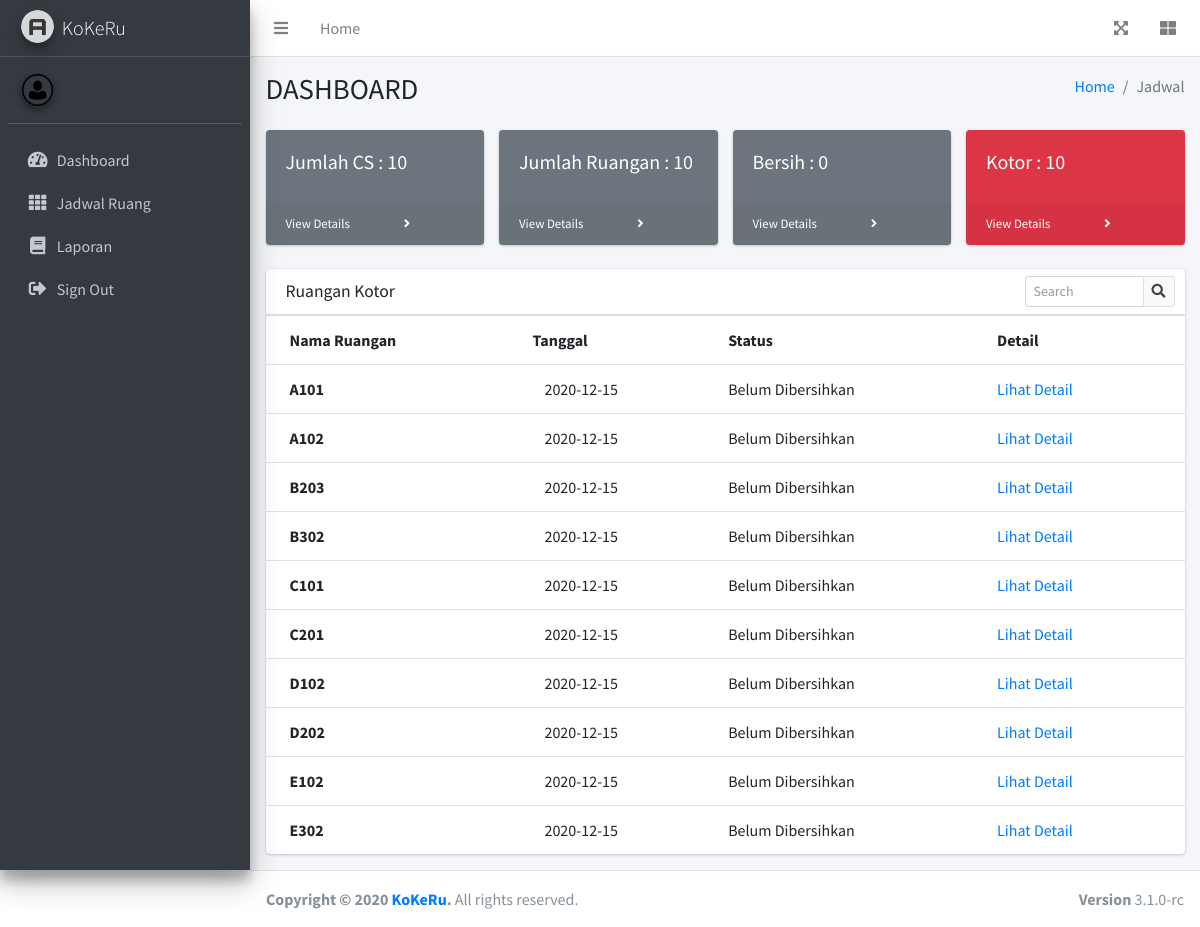
Screenshot of /pages/forms/peng_ruang_kotor.php (signed in) with the database file from the repository.
### tables this page shows
CREATE TABLE `trx_cs_ruang` (
  `id_trx` int(4) NOT NULL,
  `id_cs_ruang` int(4) NOT NULL,
  `id_cs` int(4) NOT NULL,
  `nama_cs` varchar(50) NOT NULL,
  `id_ruang` int(4) NOT NULL,
  `nama_ruang` varchar(20) NOT NULL,
  `status` varchar(20) NOT NULL,
  `tanggal` date NOT NULL,
  `bukti1` varchar(200) NOT NULL,
  `bukti2` varchar(200) NOT NULL,
  `bukti3` varchar(200) NOT NULL,
  `bukti4` varchar(200) NOT NULL,
  `bukti5` varchar(200) NOT NULL
);

### pages/forms/peng_ruang_kotor.php (the view, shortened to what this page needs)
<!DOCTYPE html>
<html lang="en">
<head>
  <link rel="stylesheet" href="../../plugins/fontawesome-free/css/all.min.css">
  <link rel="stylesheet" href="../../dist/css/adminlte.min.css">
</head>
<body class="hold-transition sidebar-mini">
<?php
  require_once('db_login.php');
?>
<div class="wrapper">
  <nav class="main-header navbar navbar-expand navbar-white navbar-light">
    <ul class="navbar-nav">
      <li class="nav-item">
        <a class="nav-link" data-widget="pushmenu" href="#" role="button"><i class="fas fa-bars"></i></a>
      </li>
      <li class="nav-item d-none d-sm-inline-block">
        <a href="peng_home.php" class="nav-link">Home</a>
      </li>
    </ul>
    <ul class="navbar-nav ml-auto">
      <li class="nav-item">
        <a class="nav-link" data-widget="fullscreen" href="#" role="button">
          <i class="fas fa-expand-arrows-alt"></i>
        </a>
      </li>
      <li class="nav-item">
        <a class="nav-link" data-widget="control-sidebar" data-slide="true" href="#" role="button">
          <i class="fas fa-th-large"></i>
        </a>
      </li>
    </ul>
  </nav>
  <aside class="main-sidebar sidebar-dark-primary elevation-4">
    <a href="peng_home.php" class="brand-link">
      <img src="../../dist/img/AdminLTELogo.png" alt="AdminLTE Logo" class="brand-image img-circle elevation-3" style="opacity: .8">
      <span class="brand-text font-weight-light">KoKeRu</span>
    </a>
    <div class="sidebar">
      <div class="user-panel mt-3 pb-3 mb-3 d-flex">
        <div class="image">
          <img src="../../dist/img/avatar1.png" class="img-circle elevation-2" alt="User Image">
        </div>
        <div class="info">
        </div>
      </div>
      <nav class="mt-2">
        <ul class="nav nav-pills nav-sidebar flex-column" data-widget="treeview" role="menu" data-accordion="false">
		  <li class="nav-item">
            <a href="peng_home.php" class="nav-link">
              <i class="nav-icon fas fa-tachometer-alt"></i>
              <p>
                Dashboard
              </p>
            </a>
          </li>
          <li class="nav-item">
            <a href="peng_ruang_tampilan.php?id=all" class="nav-link">
              <i class="nav-icon fas fa-th"></i>
              <p>
                Jadwal Ruang
              </p>
            </a>
          </li>
          <li class="nav-item">
            <a href="tampil_laporan.php?tanggal=<?php date_default_timezone_set("Asia/Jakarta"); echo date('Y-m-d');?>&status=all" class="nav-link">
              <i class="nav-icon fas fa-book"></i>
              <p>
                Laporan
              </p>
            </a>
		</li>
          <li class="nav-item">
         <li class="nav-item">
            <a href="logout.php" class="nav-link">
              <i class="nav-icon fas fa-sign-out-alt"></i>
              <p>
                Sign Out
              </p>
            </a>
          </li>
      </nav>
    </div>
  </aside>
  <div class="content-wrapper">
    <section class="content-header">
      <div class="container-fluid">
        <div class="row mb-2">
          <div class="col-sm-6">
            <h1>DASHBOARD</h1>
          </div>
          <div class="col-sm-6">
            <ol class="breadcrumb float-sm-right">
              <li class="breadcrumb-item"><a href="#">Home</a></li>
              <li class="breadcrumb-item active">Jadwal</li>
            </ol>
          </div>
        </div>
      </div>
    </section>
    <section class="content">
      <div class="container-fluid">
       <div class="row">
							<div class="col-xl-3 col-md-6">
                                <div class="card bg-secondary text-white mb-4">
                                    <div class="card-body"><h5>Jumlah CS : <?php
							$query = "SELECT * FROM cs ORDER BY id_cs";
							$result = $db->query($query);
							echo $result->num_rows;
						?></h5></div>
                                    <div class="card-footer d-flex align-items-center justify-content-between">
                                        <a class="small text-white stretched-link" href="peng_home.php">View Details</a>
                                        <div class="small text-white"><i class="fas fa-angle-right"></i></div>
                                    </div>
                                </div>
                            </div>
                            <div class="col-xl-3 col-md-6">
                                <div class="card bg-secondary text-white mb-4">
                                    <div class="card-body"><h5>Jumlah Ruangan : <?php
							$query = "SELECT * FROM ruang";
							$result = $db->query($query);
							echo $result->num_rows;
						?></h5></div>
                                    <div class="card-footer d-flex align-items-center justify-content-between">
                                        <a class="small text-white stretched-link" href="peng_ruang_jumlahruang.php">View Details</a>
                                        <div class="small text-white"><i class="fas fa-angle-right"></i></div>
                                    </div>
                                </div>
                            </div>
                            <div class="col-xl-3 col-md-6">
                                <div class="card bg-secondary text-white mb-4">
                                    <div class="card-body"><h5>Bersih : <?php
							$query = "SELECT * FROM trx_cs_ruang WHERE status = 'Sudah Dibersihkan'";
							$result = $db->query($query);
							echo $result->num_rows;
						?></h5></div>
                                    <div class="card-footer d-flex align-items-center justify-content-between">
                                        <a class="small text-white stretched-link" href="peng_ruang_bersih.php">View Details</a>
                                        <div class="small text-white"><i class="fas fa-angle-right"></i></div>
                                    </div>
                                </div>
                            </div>
                            <div class="col-xl-3 col-md-6">
                                <div class="card bg-danger text-white mb-4">
                                    <div class="card-body"><h5>Kotor : <?php
							$query = "SELECT * FROM trx_cs_ruang WHERE status = 'Belum Dibersihkan'";
							$result = $db->query($query);
							echo $result->num_rows;
						?></h5></div>
                                    <div class="card-footer d-flex align-items-center justify-content-between">
                                        <a class="small text-white stretched-link" href="peng_ruang_kotor.php">View Details</a>
                                        <div class="small text-white"><i class="fas fa-angle-right"></i></div>
                                    </div>
                                </div>
                            </div>
                        </div>
        <div class="row">
          <div class="col-12">
            <div class="card">
              <div class="card-header">
                <h5 class="card-title">Ruangan Kotor</h5>
                <div class="card-tools">
                  <div class="input-group input-group-sm" style="width: 150px;">
                    <input type="text" name="table_search" class="form-control float-right" placeholder="Search">
                    <div class="input-group-append">
                      <button type="submit" class="btn btn-default">
                        <i class="fas fa-search"></i>
                      </button>
                    </div>
                  </div>
                </div>
              </div>
              <div class="card-body table-responsive p-0" >
                <table class="table table-head-fixed text-nowrap">
                    <tr>
                      <th>Nama Ruangan</th>
                      <th>Tanggal</th>
                      <th>Status</th>
                      <th>Detail</th>
                    </tr>
                    <?php
            $query = 'SELECT * FROM trx_cs_ruang WHERE status = "Belum Dibersihkan"';
            $result = $db->query($query);
            while ($row = $result->fetch_object()){
                echo '<tr>';
                echo '<th>'.$row->nama_ruang.'</th>';
                echo '<td>'.$row->tanggal.'</td>';
				echo '<td>'.$row->status.'</td>';
				echo '<td><span class="tag tag-primary"><a href="#">Lihat Detail</span></td>';
                echo '</tr>';
            }
        ?>
                </table>
              </div>
            </div>
          </div>
        </div>
            </div>
          </div>
        </div>
  <footer class="main-footer">
    <div class="float-right d-none d-sm-block">
      <b>Version</b> 3.1.0-rc
    </div>
    <strong>Copyright &copy; 2020 <a href="https://adminlte.io">KoKeRu</a>.</strong> All rights reserved.
  </footer>
</body>
</html>

### rows the page displays
trx_cs_ruang: id_trx "10", nama_ruang "E302", tanggal "2020-12-15", status "Belum Dibersihkan"
trx_cs_ruang: nama_ruang "A101", tanggal "2020-12-15", status "Belum Dibersihkan"
trx_cs_ruang: nama_ruang "A102", tanggal "2020-12-15", status "Belum Dibersihkan"
trx_cs_ruang: nama_ruang "B203", tanggal "2020-12-15", status "Belum Dibersihkan"
trx_cs_ruang: nama_ruang "B302", tanggal "2020-12-15", status "Belum Dibersihkan"
trx_cs_ruang: nama_ruang "C101", tanggal "2020-12-15", status "Belum Dibersihkan"
trx_cs_ruang: nama_ruang "C201", tanggal "2020-12-15", status "Belum Dibersihkan"
trx_cs_ruang: nama_ruang "D102", tanggal "2020-12-15", status "Belum Dibersihkan"
trx_cs_ruang: nama_ruang "D202", tanggal "2020-12-15", status "Belum Dibersihkan"
trx_cs_ruang: nama_ruang "E102", tanggal "2020-12-15", status "Belum Dibersihkan"

### other values shown
$result->num_rows "10"
$result->num_rows "0"
